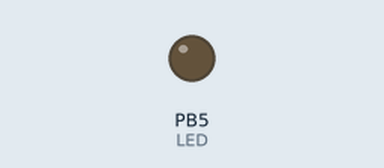
Simulated run of this program. Board: ATmega48P, built with avr-gcc and emulated at 16 MHz. Shown: output pins drawn as LEDs (lit = HIGH).

Above: at 0.03 s.
At 2.91 s:
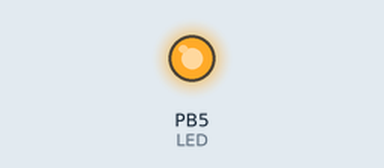
Timing chart, 0 to 3.2 s (numbered marks = the images above):
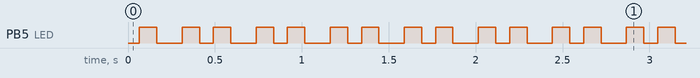

The program:

main.c
```c
/*
 * Code that demos the non-atomicity of 16-bit assignment on AVRs
 * shared_variable is updated in an ISR
 * copied over to local_variable
 * but the copying can get interrupted, resulting in a bad value
 * and blinking the LED
 *
 * Code by Elliot Williams, put into public domain.
 * There ain't much to it. Enjoy.
 *
 * */

#include <avr/io.h>
#include <util/delay.h>
#include <avr/interrupt.h>
#include <util/atomic.h>

#define LED      PB5        /* pin 13 on Arduino, the LED */
#define LED_DDR  DDRB
#define LED_PORT PORTB

volatile uint16_t shared_variable;

/* Simply toggle between two 16-bit values */
ISR(TIMER0_OVF_vect){
	if (shared_variable == 0x2222){
		shared_variable  = 0x7777;
	} else {
		shared_variable  = 0x2222;
	}
}

void init_timer0(void){
	TCCR0B |= (1 << CS02);  /* divide clock by 1/256     */
	TIMSK0 |= (1 << TOIE0); /* enable overflow interrupt */
	sei();                  /* enable interrupts         */
}

int main(void)
{
	uint16_t local_variable = 0;
	LED_DDR |= (1 << LED);  /* set up output on LED      */
	init_timer0();

	while (1) {
		/* Make a local copy of the variable
		 * if protected by atomic block, should not blink LED */
		/* ATOMIC_BLOCK(ATOMIC_RESTORESTATE) */
		{
			local_variable = shared_variable;
		}

		/* Test for Franken-values */
		if ((local_variable == 0x7722) | (local_variable == 0x2277)){
			LED_PORT |= (1 << LED);
			_delay_ms(100);
		} else {
			LED_PORT &= ~(1 << LED);
		}

		/* Optional delay.
		 * Change to see different blinking patterns as the
		 * time it takes to run the mainloop and the timer come
		 * in and out of phase. */
		_delay_us(3);

	}         /* End event loop             */
	return 0; /* This line is never reached */
}
```

Measured:
- by itself, PB5 (LED): repeats every 0.43 s: LOW 0.15 s, HIGH 0.10 s, LOW 0.08 s, HIGH 0.10 s
